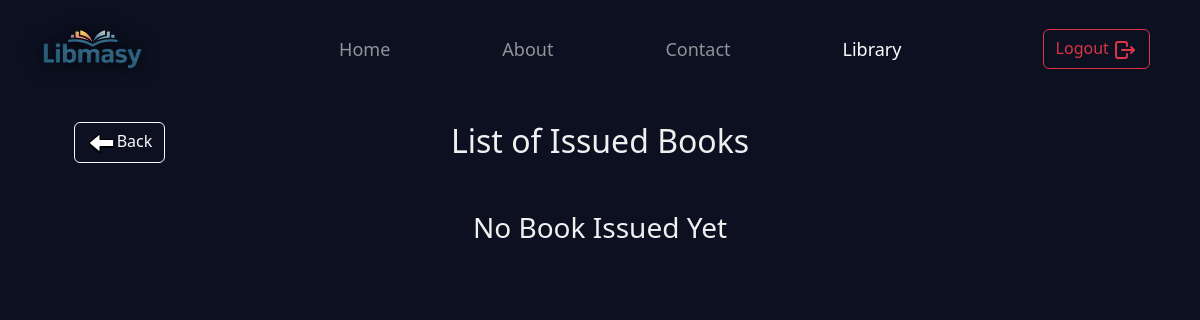
The page /library/1/issued_books/ (signed in) on the database as committed earlier.
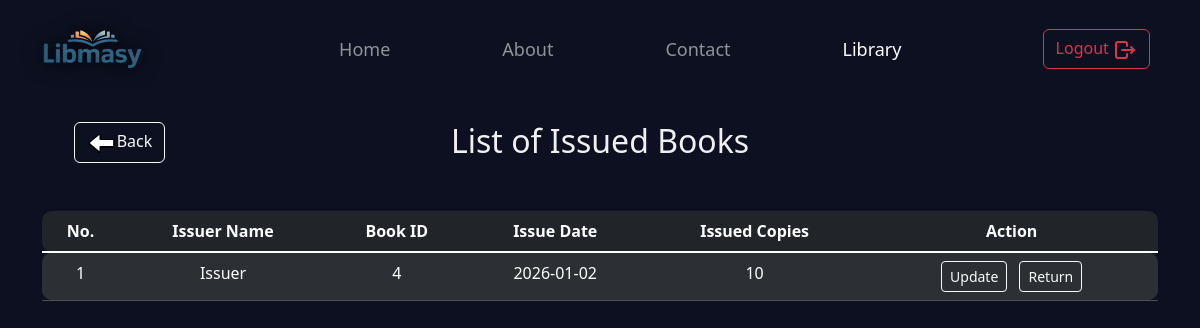
The same page on the database as committed later.
### newapp/models.py (models this page shows, shortened)
class IssuedBook(models.Model):
    library = models.ForeignKey(Library, on_delete=models.CASCADE)
    book = models.ForeignKey(Book,on_delete=models.CASCADE)
    issuer = models.CharField(max_length=20)
    copies = models.PositiveIntegerField(null=True, blank=True)
    issue_date = models.DateField(auto_now_add=True)
    return_date = models.DateField(null=True, blank=True)
    is_returned = models.BooleanField(default=False)

### newapp/views.py (the view)
# urls.py: path('<int:lib_id>/issued_books/', views.issued_books, name="issued_books"),
@login_required
def issued_books(request, lib_id):
    issued_books = IssuedBook.objects.filter(library=lib_id)
    serializer = IssueBookSerializer(issued_books, many=True)
    return render(request, 'issued_books.html', { 'issued_books': serializer.data, 'lib_id': lib_id })

### newapp/templates/issued_books.html (shortened to what this page needs)
{% extends "layout2.html" %}
{% load static %}
{% block contant %}
<div class="table-responsive container text-center mt-4 tab">
    <h2>List of Issued Books</h2>
    <div class="atag2">
        <a href="{% url 'open' lib_id %}" class="mt-3 btn btn-outline-light">
            <span><img class="arrow" src="{% static 'images/left.png' %}" alt="arrow"></span><span>Back</span>
        </a>
    </div>
    {% if not issued_books %}
      <h3 class="mt-5">No Book Issued Yet</h3>
    {% else %}
      <table class="table myTable table-striped table-dark mt-5">
          <thead>
              <tr>
                  <th scope="col">No.</th>
                  <th scope="col">Issuer Name</th>
                  <th scope="col">Book ID</th>
                  <th scope="col">Issue Date</th>
                  <th scope="col">Issued Copies</th>
                  <th scope="col">Action</th>
                </tr>
            </thead>
            <tbody class="table-group-divider">
                {% for book in issued_books %}
                <tr>
                    <td>{{forloop.counter}}</td>
                    <td>{{book.issuer}}</td>
                    <td>{{book.book}}</td>
                    <td>{{book.issue_date}}</td>
                    <td>{{book.copies}}</td>
                    <td>
                            <a href="{% url 'update' book.id lib_id %}" class="btn btn-sm btn-outline-light mx-1">
                                Update</a>
                            <a href="{% url 'return_book' book.id lib_id %}" class="btn btn-sm btn-outline-light mx-1">
                                Return</a>
                    </td>
                </tr>
                {% endfor %}
            </tbody>
        </table>
        {% endif %}
</div>
{% endblock %}

### templates/layout2.html (shortened to what this page needs)
{% load static %}
<!DOCTYPE html>
<html lang="en">
<head>
    <link rel="stylesheet" href="{% static 'css/bootstrap/css/bootstrap.min.css' %}">
    <link rel="stylesheet" href="{% static 'css/style.css' %}">
</head>
<body>
    {% block navbar %}
    <nav class="navbar navbar-expand-lg" data-bs-theme="dark" id="nav">
        <div class="container my-3">
            <a class="navbar-brand" href="{% url 'home' %}">
                <img src="{% static 'images/back3.PNG' %}" class="logo" alt="logo" height="40" width="100">
            </a>
            <div class="collapse navbar-collapse" id="navbarSupportedContent">
                <ul class="navbar-nav mb-lg-0 mb-2 mx-auto">
                    <li class="nav-item mx-4">
                        <a class="nav-link ms-5" aria-current="page" href="{% url 'home' %}">
                            Home
                        </a>
                    </li>
                    <li class="nav-item mx-4">
                        <a class="nav-link ms-5" href="{% url 'about' %}">About</a>
                    </li>
                    <li class="nav-item mx-4">
                        <a class="nav-link ms-5" href="{% url 'contact' %}">Contact</a>
                    </li>
                    {% if user.is_authenticated %}
                    <li class="nav-item mx-4">
                        <a class="nav-link ms-5 active" href="{% url 'library' %}">Library</a>
                    </li>
                    {% else %}
                    <li class="nav-item mx-4">
                        <a class="nav-link ms-5 active" href="{% url 'login' %}">Library</a>
                    </li>
                    {% endif %}
                </ul>
                {% if user.is_authenticated %}
                <form method="post" class="mx-2" action="{% url 'logged_out' %}">
                    <button class="btn btn-outline-danger">Logout
                    </button>
                </form>
                {% endif %}
            </div>
        </div>
    </nav>
    {% endblock %}
    {% block contant %}
    {% endblock %}
</body>
</html>

### static/css/style.css (style rules this page uses)
body { background-color: #0c1020; color: #f0f0f0; }
.nav-item { font-size: 18px; }
.logo { filter: drop-shadow(0 0 10px black); }
.tab { border-collapse: separate; border-spacing: 0; border-radius: 10px; }
tr:first-child th:first-child, tr:first-child td:first-child { border-top-left-radius: 10px; }
tr:first-child th:last-child, tr:first-child td:last-child { border-top-right-radius: 10px; }
tr:last-child th:first-child, tr:last-child td:first-child { border-bottom-left-radius: 10px; }
tr:last-child thlast-child, tr:last-child td:last-child { border-bottom-right-radius: 10px; }
.atag2 { width: 155px; margin-top: -62px; }
.myTable { width: 100%; }
.arrow { height: 25px; width: 30px; }

Rows that differ between the two databases and show on the page:
added IssuedBook: issuer "Issuer", book "4", issue_date "2026-01-02", copies "10"
Other text that changed with them:
text no longer shown: "No Book Issued Yet"
text now shown: "No. Issuer Name Book ID Issue Date Issued Copies Action"
